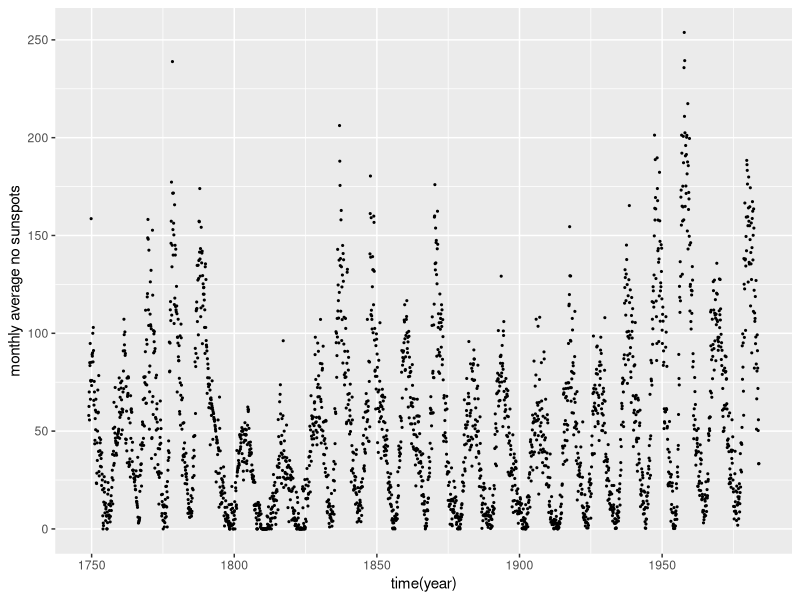
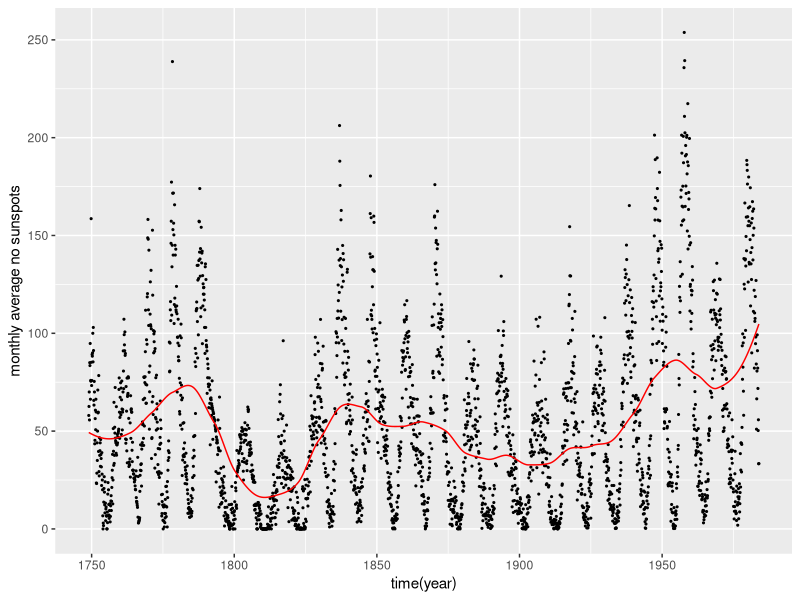
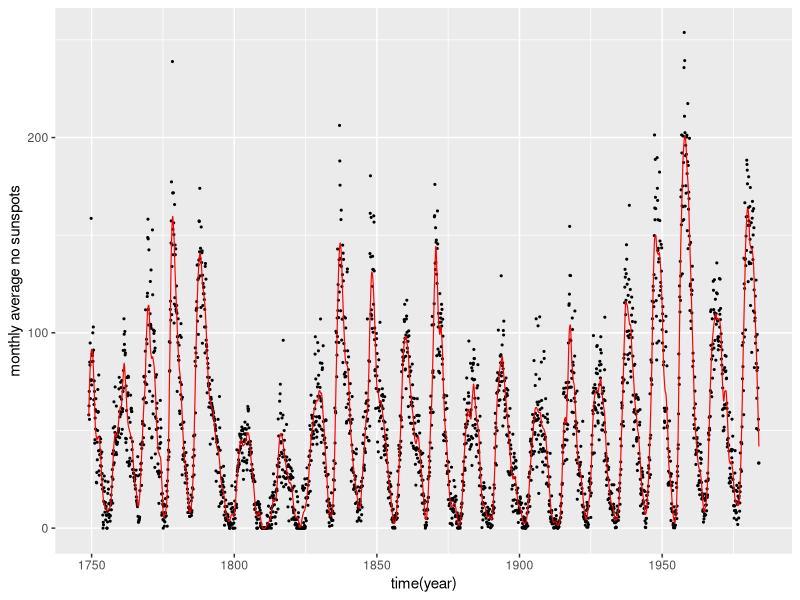
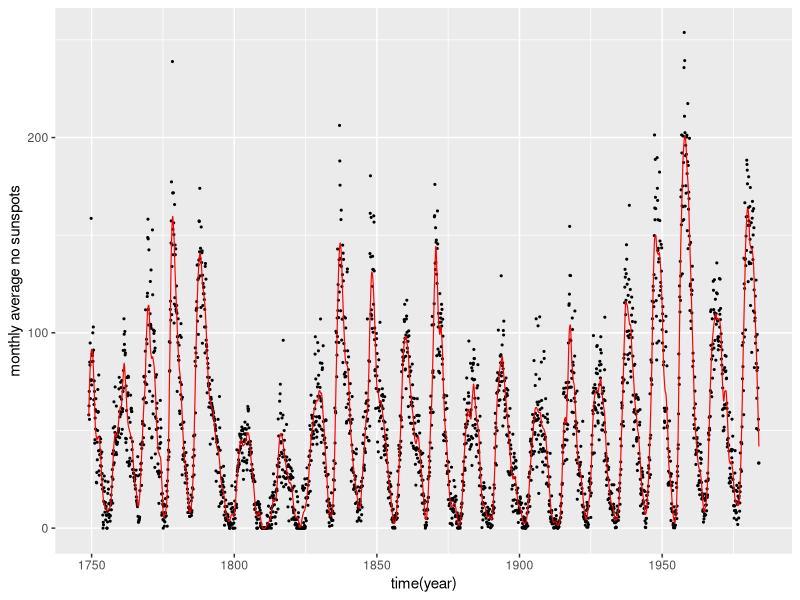
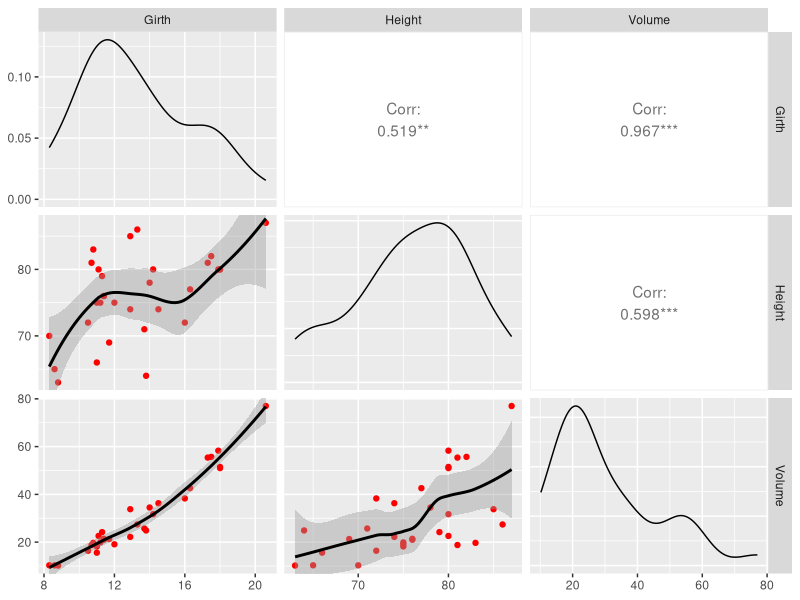

The R script that drew these images, in order:
## ---- chunk 1
?sunspots # help(sunspots)와 동일한 기능을 한다
## ---- chunk 2
print(class(sunspots))
print(tsp(sunspots))
## ---- chunk 3
attributes(sunspots)
## ---- chunk 4
library(tidyverse)

xt = 1749 +((1:2820) - 1)/12
spots = sunspots

pp = ggplot() +
        geom_point(aes(xt, spots), size = 0.4)+
        xlab('time(year)')+
        ylab('monthly average no sunspots')
pp
## ---- chunk 5
result = loess(spots~xt, span = 0.2)
ppr = pp +
  geom_line(aes(xt, predict(result)), col = 'red')
ppr
## ---- chunk 6
result = loess(spots~xt, span = 36/2820)
ppr = pp +
  geom_line(aes(xt, predict(result)), col = "red", linewidth = 0.4)
ppr
## ---- chunk 7
ppr = pp +
  geom_line(aes(xt, predict(result)), col = "red", linewidth = 0.4)
ppr
## ---- chunk 8
help(trees)
## ---- chunk 9
library(GGally)

ggpairs(trees, lower = list(continuous = wrap('smooth', method = 'loess', col = 'red')))
## ---- chunk 10
library(mda)
library(earth)

xx = model.matrix(Volume~.-1, data = trees)
y = trees$Volume
result = mars(xx, y, degree = 2)

coef(result)
## ---- chunk 11
rex = earth(Volume ~ ., trees, degree = 2)
summary(rex, style = 'pmax')
